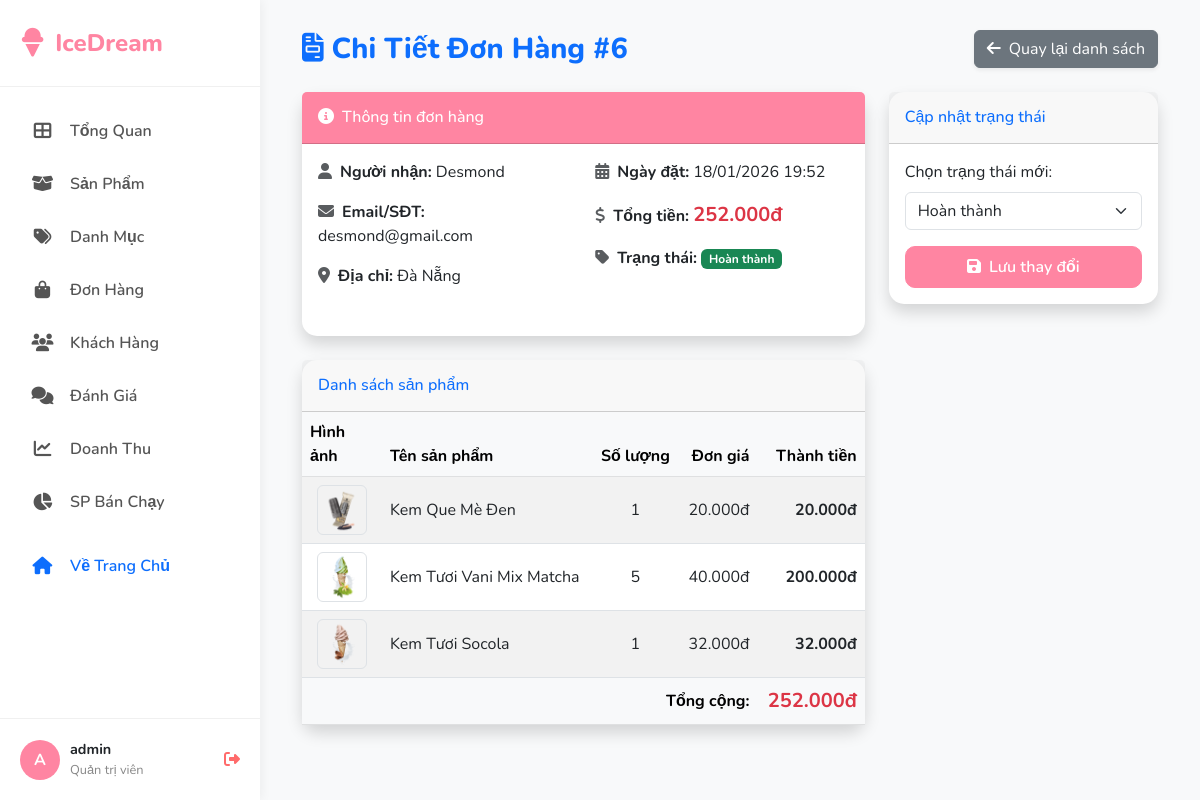
The app's page /Admin/View/order_detail.php?id=6 (signed in) with its own data.
### tables this page shows
CREATE TABLE `orders` (
  `id` int(11) NOT NULL,
  `user_id` int(11) NOT NULL,
  `full_name` varchar(255) DEFAULT NULL,
  `email` varchar(255) DEFAULT NULL,
  `address` text DEFAULT NULL,
  `total_price` decimal(15,2) DEFAULT NULL,
  `status` enum('Đang xử lý','Đang giao','Hoàn thành','Đã hủy') DEFAULT NULL,
  `created_at` datetime DEFAULT current_timestamp()
);

CREATE TABLE `order_details` (
  `id` int(11) NOT NULL,
  `order_id` int(11) NOT NULL,
  `product_id` int(11) NOT NULL,
  `price` decimal(10,2) DEFAULT NULL,
  `quantity` int(11) DEFAULT NULL
);

CREATE TABLE `products` (
  `id` int(11) NOT NULL,
  `name` varchar(255) DEFAULT NULL,
  `price` int(11) DEFAULT NULL,
  `image` varchar(255) DEFAULT NULL,
  `quantity` int(11) DEFAULT NULL,
  `description` text DEFAULT NULL,
  `category` text DEFAULT NULL,
  `status` int(11) DEFAULT 1,
  `category_id` int(11) DEFAULT NULL
);

### Admin/model/AdminOrderModel.php (called while the page is built, shortened)
<?php
require_once __DIR__ . '/../../Model/BaseModel.php';
class AdminOrderModel extends BaseModel {
    protected function getTableName() {
        return 'orders';
    }
    public function getOrderById($order_id) {
        return $this->findById($order_id);
    }
    public function getOrderDetails($order_id) {
        $order_id = intval($order_id);
        $sql = "SELECT od.*, p.name, p.image
                FROM order_details od
                JOIN products p ON od.product_id = p.id
                WHERE od.order_id = $order_id";
        $result = $this->conn->query($sql);
        return $result->fetch_all(MYSQLI_ASSOC);
    }
}

### Model/BaseModel.php (called while the page is built, shortened)
<?php
abstract class BaseModel {
    protected $conn;
    public function __construct($connection) {
        $this->conn = $connection;
    }
    protected function queryPrepared($sql, $params = [], $types = "") {
        $stmt = $this->conn->prepare($sql);
        if (!empty($params)) {
            $stmt->bind_param($types, ...$params);
        }
        $stmt->execute();
        $result = $stmt->get_result();
        if ($result) {
            return $result;
        }
        return $stmt;
    }
    public function findById($id) {
        $table = $this->getTableName();
        $sql = "SELECT * FROM $table WHERE id = ?";
        $result = $this->queryPrepared($sql, [$id], "i");
        return $result->fetch_assoc();
    }
}
?>

### Admin/View/order_detail.php (the view, shortened to what this page needs)
<?php
require_once 'layouts/header.php';
require_once '../model/AdminOrderModel.php';
$adminOrderModel = new AdminOrderModel($conn);
$order_id = $_GET['id'] ?? 0;
$order = $adminOrderModel->getOrderById($order_id);
$details = $adminOrderModel->getOrderDetails($order_id);
?>
<div class="container-fluid">
    <div class="page-header d-flex justify-content-between align-items-center mb-4">
        <h2 class="page-title text-primary"><i class="fas fa-file-invoice me-2"></i>Chi Tiết Đơn Hàng #<?= $order['id'] ?></h2>
        <a href="quanlydonhang.php" class="btn btn-secondary shadow-sm"><i class="fas fa-arrow-left me-2"></i>Quay lại danh sách</a>
    </div>
    <div class="row">
        <div class="col-lg-8">
            <div class="card shadow mb-4">
                <div class="card-header py-3 bg-primary-custom text-white" style="background-color: var(--primary-color);">
                    <h6 class="m-0 font-weight-bold"><i class="fas fa-info-circle me-2"></i>Thông tin đơn hàng</h6>
                </div>
                <div class="card-body">
                    <div class="row mb-3">
                        <div class="col-md-6">
                            <p><strong><i class="fas fa-user me-2 text-muted"></i>Người nhận:</strong> <?= htmlspecialchars($order['full_name']) ?></p>
                            <p><strong><i class="fas fa-envelope me-2 text-muted"></i>Email/SĐT:</strong> <?= htmlspecialchars($order['email']) ?></p>
                            <p><strong><i class="fas fa-map-marker-alt me-2 text-muted"></i>Địa chỉ:</strong> <?= htmlspecialchars($order['address']) ?></p>
                        </div>
                        <div class="col-md-6">
                            <p><strong><i class="fas fa-calendar-alt me-2 text-muted"></i>Ngày đặt:</strong> <?= date('d/m/Y H:i', strtotime($order['created_at'])) ?></p>
                            <p><strong><i class="fas fa-dollar-sign me-2 text-muted"></i>Tổng tiền:</strong> <span class="text-danger fw-bold fs-5"><?= number_format($order['total_price'], 0, ',', '.') ?>đ</span></p>
                            <p><strong><i class="fas fa-tag me-2 text-muted"></i>Trạng thái:</strong>
                                <?php
                                    $status = $order['status'];
                                    $badgeClass = 'bg-secondary';
                                    if ($status == 'Hoàn thành') $badgeClass = 'bg-success';
                                ?>
                                <span class="badge <?= $badgeClass ?>"><?= $status ?></span>
                            </p>
                        </div>
                    </div>
                </div>
            </div>
            <div class="card shadow mb-4">
                <div class="card-header py-3">
                    <h6 class="m-0 font-weight-bold text-primary">Danh sách sản phẩm</h6>
                </div>
                <div class="card-body p-0">
                    <div class="table-responsive">
                        <table class="table table-striped mb-0">
                            <thead class="table-light">
                                <tr>
                                    <th style="width: 80px;">Hình ảnh</th>
                                    <th>Tên sản phẩm</th>
                                    <th class="text-center">Số lượng</th>
                                    <th class="text-end">Đơn giá</th>
                                    <th class="text-end">Thành tiền</th>
                                </tr>
                            </thead>
                            <tbody>
                                <?php if (count($details) > 0): ?>
                                    <?php foreach ($details as $item): ?>
                                        <tr>
                                            <td class="text-center">
                                                <img src="../../image/<?= htmlspecialchars($item['image']) ?>"
                                                     alt="<?= htmlspecialchars($item['name']) ?>"
                                                     class="img-fluid rounded border"
                                                     style="width: 50px; height: 50px; object-fit: cover;">
                                            </td>
                                            <td class="align-middle"><?= htmlspecialchars($item['name']) ?></td>
                                            <td class="align-middle text-center"><?= $item['quantity'] ?></td>
                                            <td class="align-middle text-end"><?= number_format($item['price'], 0, ',', '.') ?>đ</td>
                                            <td class="align-middle text-end fw-bold"><?= number_format($item['price'] * $item['quantity'], 0, ',', '.') ?>đ</td>
                                        </tr>
                                    <?php endforeach; ?>
                                <?php endif; ?>
                            </tbody>
                            <tfoot class="table-light">
                                <tr>
                                    <td colspan="4" class="text-end fw-bold">Tổng cộng:</td>
                                    <td class="text-end fw-bold text-danger fs-5"><?= number_format($order['total_price'], 0, ',', '.') ?>đ</td>
                                </tr>
                            </tfoot>
                        </table>
                    </div>
                </div>
            </div>
        </div>
        <div class="col-lg-4">
            <div class="card shadow">
                <div class="card-header py-3">
                    <h6 class="m-0 font-weight-bold text-primary">Cập nhật trạng thái</h6>
                </div>
                <div class="card-body">
                    <form method="POST" action="quanlydonhang.php">
                        <div class="mb-3">
                            <label class="form-label">Chọn trạng thái mới:</label>
                            <select name="status" class="form-select">
                                <option value="Hoàn thành" <?= $order['status'] == 'Hoàn thành' ? 'selected' : '' ?>>Hoàn thành</option>
                            </select>
                        </div>
                        <div class="d-grid">
                            <button type="submit" name="update_status" class="btn btn-primary-custom btn-block">
                                <i class="fas fa-save me-2"></i>Lưu thay đổi
                            </button>
                        </div>
                    </form>
                </div>
            </div>
        </div>
    </div>
</div>
<?php require_once 'layouts/footer.php'; ?>

### Admin/View/layouts/header.php (style rules this page uses)
:root { --primary-color: #ff85a2; --secondary-color: #ffb7b2; --accent-color: #a2d2ff; --sidebar-bg: #ffffff; --sidebar-text: #555555; --sidebar-width: 260px; --bg-color: #f8f9fa; }
body { font-family: 'Nunito', sans-serif; background-color: var(--bg-color); overflow-x: hidden; }
.card { border: none; border-radius: 15px; box-shadow: 0 5px 20px rgba(0,0,0,0.03); background: white; transition: transform 0.2s; }
.page-header { margin-bottom: 30px; display: flex; justify-content: space-between; align-items: center; }
.page-title { font-weight: 800; color: #333; margin: 0; font-size: 1.8rem; }
.btn-primary-custom { background-color: var(--primary-color); border-color: var(--primary-color); color: white; border-radius: 10px; padding: 8px 20px; font-weight: 600; }

### records on screen
orders: id "6", full_name "Desmond", email "desmond@gmail.com", address "Đà Nẵng", created_at "18/01/2026 19:52", total_price "252.000", status "Hoàn thành"
order_details: product.image (picture), product.name "Kem Que Mè Đen", quantity "1", price "20.000", $item['price'] * $item['quantity'] "20.000"
order_details: product.image (picture), product.name "Kem Tươi Vani Mix Matcha", quantity "5", price "40.000", $item['price'] * $item['quantity'] "200.000"
order_details: product.image (picture), product.name "Kem Tươi Socola", quantity "1", price "32.000", $item['price'] * $item['quantity'] "32.000"

### other values on screen
substr($_SESSION['user_name'] ?? 'A', 0, 1) "A"
$_SESSION['user_name'] "admin"
